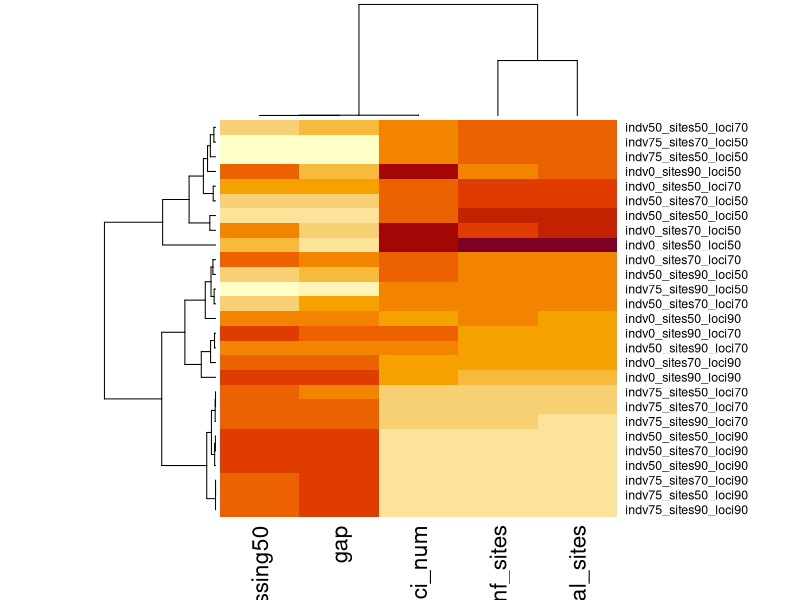

Here is the R script that generated this plot: (Note: this script raises an error after producing the figure.)
library(readxl)
library(ggplot2)
library(scales)
library(dplyr)
library(ComplexHeatmap)
library(ggpubr)


########## plot basic stats for datasets ###############

stats<- read_excel("summary_stats_datasets.xlsx",sheet="Sheet1")
stats1<- stats[-c(28), ]
stats2<- as.matrix(stats1 %>% select(5:9))
rownames(stats2)<- stats1$dataset

stats3<- stats1 %>% mutate(gap = -gap,
                          missing50 = -missing50)
stats4<- as.matrix(stats3 %>% select(5:9))
rownames(stats4)<- stats1$dataset

  
pdf(file = "heatmap_cluster.pdf", width = 8, height = 7) 
heatmap(stats4,scale="column")
dev.off()

pdf(file = "heatmap_nocluster.pdf", width = 6, height = 10) 
Heatmap(stats_scale, cluster_rows = FALSE, col = col_fun)
dev.off()

###############################################################



########## plot PIS vs. clade recovery for datasets ###############
data<- read_excel("syst_trees_clade_recovery_summary.xlsx",sheet="fasttree")

p0 <- ggplot(data, aes(x=inf_sites, y=sum, shape=loci, color=sites, size=indv)) +
  geom_point() + scale_color_brewer(palette="Dark2") + theme_minimal()

pdf(file = "legend.pdf", width = 7, height = 7) 
p0
dev.off()

data2<- data %>% 
  dplyr::mutate(
    indv_size = case_when(
      indv == "indv0" ~ "z",
      indv == "indv50" ~ "y",
      indv == "indv75" ~ "x"
    )
  ) %>%
  dplyr::relocate(
    indv_size, .after = indv
  )
  
data2 <- data2 %>% dplyr::mutate(indv = factor(indv, level = c("indv75","indv50","indv0")))

p <- ggplot(data2, aes(x=inf_sites, y=sum, shape=loci_model, color=sites, size=indv)) +
  geom_jitter(width = 10000, height = 0.1)
allclades_inf<- p + scale_shape_manual(values=c(1,16,2,17,0,15)) + scale_color_brewer(palette="Dark2") + 
  scale_x_continuous(labels = label_comma()) + 
  theme_minimal()

p1 <- ggplot(data2, aes(x=inf_sites, y=genus, shape=loci_model, color=sites, size=indv)) +
  geom_jitter(width = 10000, height = 0.1)
genus_inf<- p1 + scale_shape_manual(values=c(1,16,2,17,0,15)) + scale_color_brewer(palette="Dark2") + 
  scale_x_continuous(labels = label_comma()) + theme_minimal()

p2 <- ggplot(data2, aes(x=inf_sites, y=highlevel, shape=loci_model, color=sites, size=indv)) +
  geom_jitter(width = 10000, height = 0.1)
highlevel_inf<- p2 + scale_shape_manual(values=c(1,16,2,17,0,15)) + scale_color_brewer(palette="Dark2") + 
  scale_x_continuous(labels = label_comma()) + theme_minimal()


x<- ggarrange(genus_inf, highlevel_inf,allclades_inf,
          nrow = 1,
          ncol = 3,
          legend = "none")

pdf(file = "inf_sites_jitter.pdf", width = 11, height = 3.3) 
x
dev.off()

###############################################################

###### plot missing data vs clade recovery######
data<- read_excel("syst_trees_clade_recovery_summary.xlsx",sheet="fasttree")
data2<- data %>% 
  dplyr::mutate(
    indv_size = case_when(
      indv == "indv0" ~ "z",
      indv == "indv50" ~ "y",
      indv == "indv75" ~ "x"
    )
  ) %>%
  dplyr::relocate(
    indv_size, .after = indv
  )

data2 <- data2 %>% dplyr::mutate(indv = factor(indv, level = c("indv75","indv50","indv0")))

p <- ggplot(data2, aes(x=gap, y=sum, shape=loci_model, color=sites, size=indv)) +
  geom_jitter(width = 0.2, height = 0.2)
allclade_gaps<- p + scale_shape_manual(values=c(1,16,2,17,0,15)) + scale_color_brewer(palette="Dark2") + 
  scale_x_continuous(labels = label_comma()) + theme_minimal()

p1 <- ggplot(data2, aes(x=gap, y=genus, shape=loci_model, color=sites, size=indv)) +
  geom_jitter(width = 0.2, height = 0.2)
genus_gap<- p1 + scale_shape_manual(values=c(1,16,2,17,0,15)) + scale_color_brewer(palette="Dark2") + 
  scale_x_continuous(labels = label_comma()) + theme_minimal()

p2 <- ggplot(data2, aes(x=gap, y=highlevel, shape=loci_model, color=sites, size=indv)) +
  geom_jitter(width = 0.2, height = 0.2)
highlevel_gap<- p2 + scale_shape_manual(values=c(1,16,2,17,0,15)) + scale_color_brewer(palette="Dark2") + 
  scale_x_continuous(labels = label_comma()) + theme_minimal()

y<- ggarrange(genus_gap, highlevel_gap,allclade_gaps,
              nrow = 1,
              ncol = 3,
              legend = "none")

pdf(file = "gap_jitter.pdf", width = 11, height = 3.3) 
y
dev.off()
